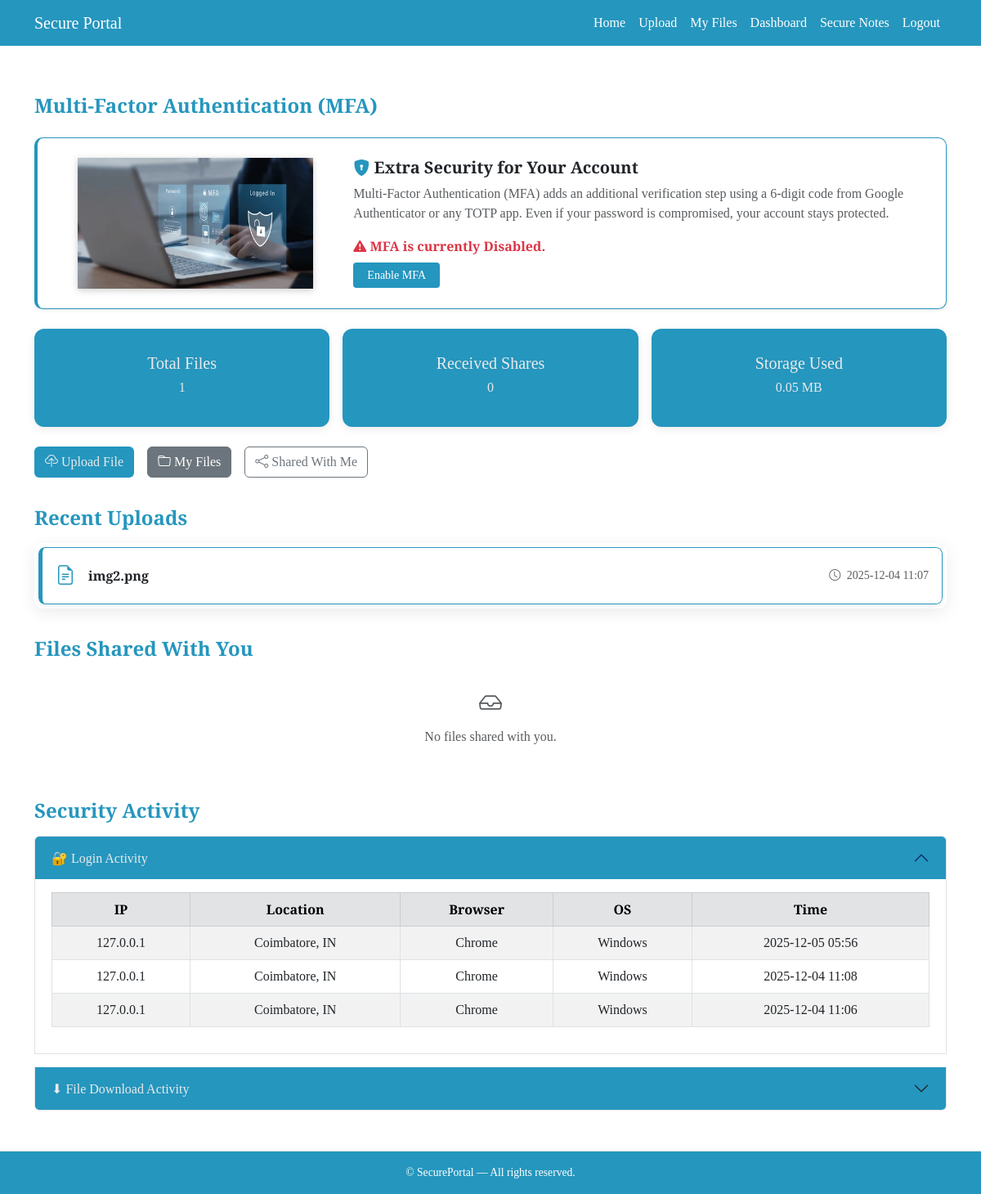
The page /dashboard/ (signed in) on the database its author committed.
### storage/models.py (models this page shows, shortened)
class EncryptedFile(models.Model):
    user = models.ForeignKey(User, on_delete=models.CASCADE)
    file_name = models.CharField(max_length=512)
    encrypted_file = models.FileField(upload_to='encrypted/')
    encrypted_aes_key = models.BinaryField()
    file_hash = models.CharField(max_length=128, blank=True, null=True)
    uploaded_at = models.DateTimeField(auto_now_add=True)

class LoginActivity(models.Model):
    user = models.ForeignKey(User, on_delete=models.CASCADE)
    ip = models.CharField(max_length=50)
    country = models.CharField(max_length=100, null=True, blank=True)
    city = models.CharField(max_length=100, null=True, blank=True)
    browser = models.CharField(max_length=100, null=True)
    os = models.CharField(max_length=100, null=True)
    timestamp = models.DateTimeField(auto_now_add=True)

### storage/views.py (the view)
# urls.py: path('dashboard/', views.dashboard, name='dashboard'),
@login_required
def dashboard(request):
    files = EncryptedFile.objects.filter(user=request.user).order_by('-uploaded_at')[:5]
    received_files = SharedFile.objects.filter(recipient=request.user).order_by('-created_at')[:5]
    storage_used = sum(
        f.encrypted_file.size for f in EncryptedFile.objects.filter(user=request.user)
    ) / (1024 * 1024)
    login_logs = LoginActivity.objects.filter(user=request.user).order_by('-timestamp')[:10]
    download_logs = FileDownloadActivity.objects.filter(user=request.user).order_by('-timestamp')[:10]
    alerts = SecurityAlert.objects.filter(
        user=request.user, is_resolved=False
    ).order_by('-created_at')[:10]
    return render(request, "dashboard.html", {
        "files": files,
        "received_files": received_files,
        "storage_used": "%.2f" % storage_used,
        "login_logs": login_logs,
        "download_logs": download_logs,
        "alerts": alerts,
    })

### storage/templates/dashboard.html (shortened to what this page needs)
{% extends "layout.html" %}
{% load static %}
{% block css %}
<link rel="stylesheet" href="{% static 'css/dashboard.css' %}">
{% endblock %}
{% block content %}
<h4 class="section-title mb-4">Multi-Factor Authentication (MFA)</h4>
<div class="mfa-wrapper card shadow-sm p-4 mb-4">
    <div class="row align-items-center">
        <div class="col-md-4 text-center mb-3 mb-md-0">
            <img src="{% static 'images/mfa2.png' %}"
                 class="img-fluid mfa-img"
                 alt="MFA Security Illustration">
        </div>
        <div class="col-md-8">
            <h5 class="fw-bold">
                <i class="bi bi-shield-lock-fill textsecurity"></i>
                Extra Security for Your Account
            </h5>
            <p class="text-muted mb-3">
                Multi-Factor Authentication (MFA) adds an additional verification step
                using a 6-digit code from Google Authenticator or any TOTP app.
                Even if your password is compromised, your account stays protected.
            </p>
            {% if request.user.profile.mfa_enabled %}
                <p class="mb-2 text-success fw-semibold">
                    <i class="bi bi-check-circle-fill"></i>
                    MFA is <strong>Enabled</strong> on your account.
                </p>
                <a href="{% url 'mfa_disable' %}"
                   class="btn btn-danger btn-sm px-3">
                    Disable MFA
                </a>
            {% else %}
                <p class="mb-2 text-danger fw-semibold">
                    <i class="bi bi-exclamation-triangle-fill"></i>
                    MFA is currently <strong>Disabled</strong>.
                </p>
                <a href="{% url 'mfa_setup' %}"
                   class="btn btnenable btn-sm px-3">
                    Enable MFA
                </a>
            {% endif %}
        </div>
    </div>
</div>
<div class="row g-3 mb-4">
  <div class="col-md-4 col-12">
    <div class="stat-card text-center">
      <h5>Total Files</h5>
      <h6>{{ files|length }}</h6>
    </div>
  </div>
  <div class="col-md-4 col-12">
    <div class="stat-card text-center">
      <h5>Received Shares</h5>
      <h6>{{ received_files|length }}</h6>
    </div>
  </div>
  <div class="col-md-4 col-12">
    <div class="stat-card text-center">
      <h5>Storage Used</h5>
      <h6>{{ storage_used }} MB</h6>
    </div>
  </div>
</div>
<div class="d-flex flex-wrap gap-3 mb-4">
  <a href="{% url 'upload' %}" class="btn uploadbtn">
    <i class="bi bi-cloud-upload fs-6"></i> Upload File
  </a>
  <a href="{% url 'files' %}" class="btn btn-secondary">
    <i class="bi bi-folder fs-6"></i> My Files
  </a>
  <a href="{% url 'files' %}#shared" class="btn btn-outline-secondary">
    <i class="bi bi-share fs-6"></i> Shared With Me
  </a>
</div>
<h4 class="section-title">Recent Uploads</h4>
<div class="file-list mt-3">
  {% if files %}
  <ul class="list-group shadow-sm rounded-3 overflow-hidden">
    {% for f in files %}
    <li class="list-group-item py-3 px-3 file-item">
      <div class="row align-items-center">
        <div class="col-12 col-md-6 d-flex align-items-center gap-3 mb-2 mb-md-0">
          <i class="bi bi-file-earmark-text earmarkicon fs-4"></i>
          <span class="fw-semibold text-break">{{ f.file_name }}</span>
        </div>
        <div class="col-12 col-md-6 text-md-end text-muted small">
          <i class="bi bi-clock me-1"></i> {{ f.uploaded_at|date:"Y-m-d H:i" }}
        </div>
      </div>
    </li>
    {% endfor %}
  </ul>
  {% else %}
  <p class="text-muted text-center py-3">
    <i class="bi bi-folder-x fs-4 d-block mb-2"></i>
    No uploaded files yet.
  </p>
  {% endif %}
</div>
<h4 class="section-title mb-3">Files Shared With You</h4>
<div class="shared-files-container">
  {% if received_files %}
    <ul class="list-group shadow-sm rounded-3 overflow-hidden">
      {% for s in received_files %}
        <li class="list-group-item py-3 px-3 shared-file-item">
          <div class="row align-items-center">
            <div class="col-12 col-md-7 d-flex align-items-start gap-3 mb-3 mb-md-0">
              <i class="bi bi-file-earmark-lock ilock fs-3"></i>
              <div class="text-break">
                <span class="fw-semibold d-block">{{ s.file.file_name }}</span>
                <small class="text-muted">
                  <i class="bi bi-person-circle me-1"></i>
                  From: {{ s.owner.email }}
                </small>
              </div>
            </div>
            <div class="col-12 col-md-5 text-md-end">
              {% if s.is_expired %}
                <span class="badge bg-secondary px-3 py-2">Expired</span>
              {% else %}
                <a href="{% url 'shared_download' s.id %}"
                   class="btn btn-sm btn-secondary px-3 shadow-sm">
                  <i class="bi bi-box-arrow-in-down-right me-1"></i> Open
                </a>
              {% endif %}
            </div>
          </div>
        </li>
      {% endfor %}
    </ul>
  {% else %}
    <p class="text-muted text-center py-3">
      <i class="bi bi-inbox fs-3 mb-2 d-block"></i>
      No files shared with you.
    </p>
  {% endif %}
</div>
<h4 class="section-title mt-5">Security Activity</h4>
<div class="accordion mt-3" id="securityAccordion">
  <div class="accordion-item">
    <h2 class="accordion-header">
      <button class="accordion-button" type="button" data-bs-toggle="collapse" data-bs-target="#loginLogs">
        🔐 Login Activity
      </button>
    </h2>
    <div id="loginLogs" class="accordion-collapse collapse show">
      <div class="accordion-body">
        {% if login_logs %}
        <div class="table-responsive">
          <table class="table table-striped table-bordered">
            <thead class="table-secondary text-center">
              <tr>
                <th>IP</th>
                <th>Location</th>
                <th>Browser</th>
                <th>OS</th>
                <th>Time</th>
              </tr>
            </thead>
            <tbody>
              {% for log in login_logs %}
              <tr class="text-center">
                <td>{{ log.ip }}</td>
                <td>{{ log.city }}, {{ log.country }}</td>
                <td>{{ log.browser }}</td>
                <td>{{ log.os }}</td>
                <td>{{ log.timestamp|date:"Y-m-d H:i" }}</td>
              </tr>
              {% endfor %}
            </tbody>
          </table>
        </div>
        {% else %}
        <p class="text-muted text-center">No login activity found.</p>
        {% endif %}
      </div>
    </div>
  </div>
  <div class="accordion-item mt-3">
    <h2 class="accordion-header">
      <button class="accordion-button collapsed" type="button" data-bs-toggle="collapse" data-bs-target="#downloadLogs">
        ⬇ File Download Activity
      </button>
    </h2>
  </div>
</div>
{% endblock %}

### storage/templates/layout.html (shortened to what this page needs)
<!DOCTYPE html>
{% load static %}
<html>
<head>
  <link href="https://cdn.jsdelivr.net/npm/bootstrap@5.3.0/dist/css/bootstrap.min.css" rel="stylesheet">
  <link rel="stylesheet" href="https://cdn.jsdelivr.net/npm/bootstrap-icons@1.10.5/font/bootstrap-icons.css">
  <link rel="stylesheet" href="{% static 'css/style.css' %}">
  {% block css %}{% endblock %}
</head>
<body>
  {% include 'navbar.html' %}
  <div class="main-wrapper">
      <div class="container mt-4">
          {% block content %}{% endblock %}
      </div>
  </div>
  {% include 'footer.html' %}
</body>
</html>

### storage/templates/navbar.html (shortened to what this page needs)
<nav class="navbar navbar-expand-lg sticky-top">
  <div class="container">
    <a class="navbar-brand logo" href="{% url 'home' %}">Secure Portal</a>
    <div class="collapse navbar-collapse" id="navMenu">
      <ul class="navbar-nav ms-auto">
        <li class="nav-item">
            <a class="nav-link" href="{% url 'home' %}">Home</a>
        </li>
        {% if user.is_authenticated %}
            <li class="nav-item">
                <a class="nav-link" href="{% url 'upload' %}">Upload</a>
            </li>
            <li class="nav-item">
                <a class="nav-link" href="{% url 'files' %}">My Files</a>
            </li>
            <li class="nav-item">
                <a class="nav-link" href="{% url 'dashboard' %}">Dashboard</a>
            </li>
            <li class="nav-item">
   <a class="nav-link" href="{% url 'secure_notes_list' %}">Secure Notes</a>
</li>
            <li class="nav-item">
                <a class="nav-link" href="{% url 'logout' %}">Logout</a>
            </li>
        {% endif %}
      </ul>
    </div>
  </div>
</nav>

### storage/templates/footer.html
<footer class="simple-footer text-center py-3 mt-5">
    <p class="mb-0 text-muted small">
        © {{ now|date:"Y" }} SecurePortal — All rights reserved.
    </p>
</footer>

### storage/static/css/style.css (style rules this page uses)
* { margin: 0; padding: 0; box-sizing: border-box; }
html, body { height: 100%; }
body { display: flex; flex-direction: column; font-family: "PT Serif", serif; }
.main-wrapper { flex: 1; display: flex; flex-direction: column; }
.simple-footer { background: #2596be; padding: 12px 0; text-align: center; border-top: 1px solid #e3e3e3; margin-top: auto; }
.simple-footer p { margin: 0; font-weight: 500; color: white !important; font-size: 0.85rem; }
.navbar { background: #2596be !important; }
.nav-link,.logo { color: white; }

### storage/static/css/dashboard.css (style rules this page uses)
.uploadbtn { background: #2596be; color: #eaeaea; }
.stat-card { background: #2596be; color: #eaeaea; border-radius: 12px; padding: 20px; box-shadow: 0 3px 12px rgba(0,0,0,0.08); min-height: 120px; display: flex; flex-direction: column; justify-content: center; }
.accordion-button { background: #2596be !important; color: #eaeaea !important; }
.accordion-button:focus, .accordion-button:active, .accordion-button:not(.collapsed), .accordion-button.collapsed:focus { outline: none !important; box-shadow: none !important; border: none !important; }
.section-title { font-weight: 600; margin-top: 35px; margin-bottom: 15px; color: #2596be; }
.link1,.earmarkicon { color: #2596be; }
.textsecurity { color: #2596be; }
.file-list { border-radius: 10px; padding: 5px; box-shadow: 0 5px 20px rgba(0,0,0,0.08); }
.mfa-wrapper { border-left: 4px solid #2596be; border-color: #2596be; border-radius: 10px; }
.btnenable { background-color: #2596be; color: white; }
.mfa-img { max-width: 85%; filter: drop-shadow(0 2px 4px rgba(0,0,0,0.2)); }
.file-item { border-color: #2596be; border-left: 5px solid #2596be; }

### rows shown on the page
EncryptedFile: file_name "img2.png", uploaded_at "2025-12-04 11:07"
LoginActivity: ip "127.0.0.1", city "Coimbatore", country "IN", browser "Chrome", os "Windows", timestamp "2025-12-05 05:56"
LoginActivity: ip "127.0.0.1", city "Coimbatore", country "IN", browser "Chrome", os "Windows", timestamp "2025-12-04 11:08"
LoginActivity: ip "127.0.0.1", city "Coimbatore", country "IN", browser "Chrome", os "Windows", timestamp "2025-12-04 11:06"

### other values the page prints
{{ files|length }} "1"
{{ received_files|length }} "0"
{{ storage_used }} "0.05"
